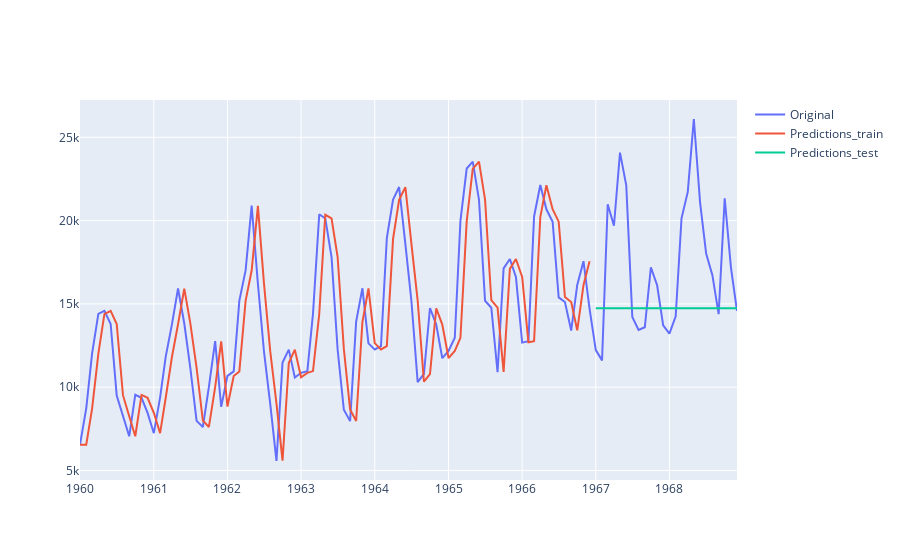

The notebook cell saved with this chart:
### Code cell
model_ses = SimpleExpSmoothing(train)  

a = modeling(model_ses, picture=True, metrics= True) 

metrics_result_table.loc[len(metrics_result_table.index)] = ['SimpleExpSmoothing', '-', '-', a[0], a[1]]
